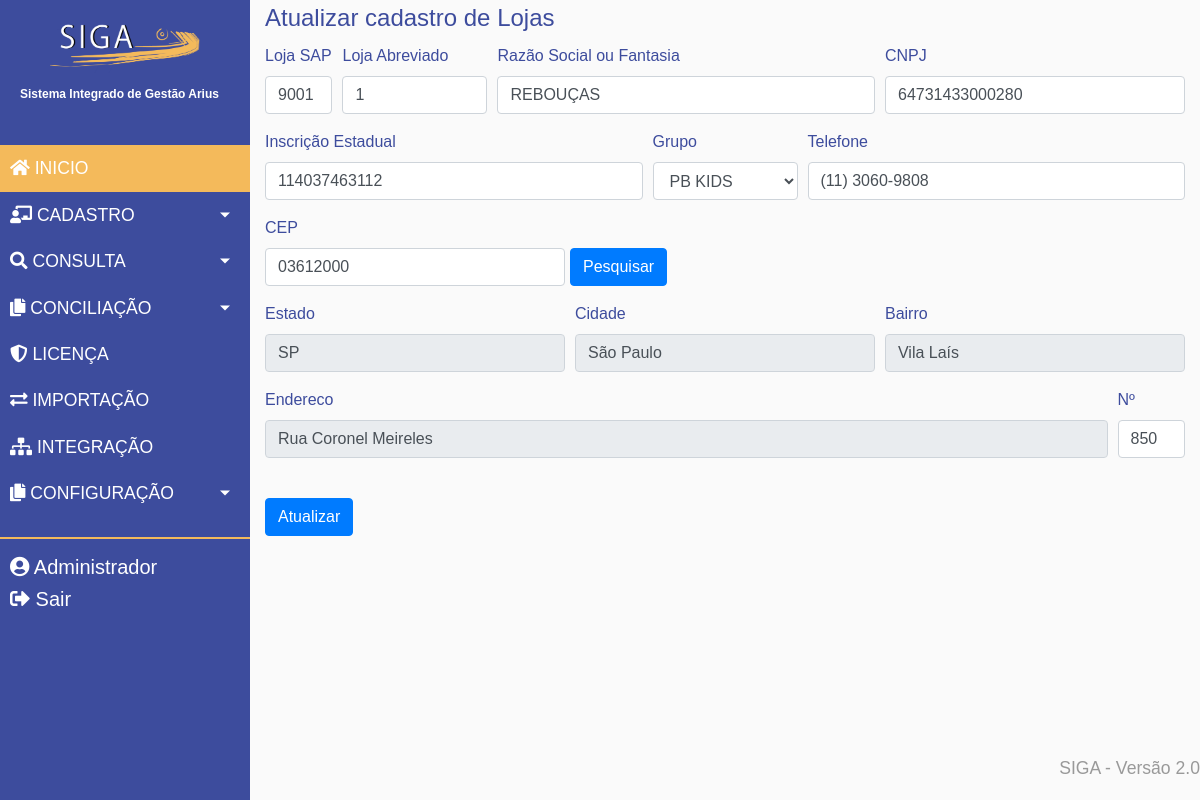
The app's page /editarcliente.php?codigo=1 (signed in) with its own data.
### tables this page shows
CREATE TABLE IF NOT EXISTS `clientes` (
  `codigo` int(6) NOT NULL AUTO_INCREMENT,
  `lojasap` int(6) NOT NULL,
  `lojapdv` int(6) DEFAULT NULL,
  `cnpj` varchar(30) DEFAULT NULL,
  `fantasia` varchar(100) DEFAULT NULL,
  `contato` varchar(30) DEFAULT NULL,
  `inscricao` varchar(25) DEFAULT NULL,
  `grupo` varchar(20) DEFAULT NULL,
  `estado` varchar(25) DEFAULT NULL,
  `cidade` varchar(25) DEFAULT NULL,
  `cep` varchar(12) DEFAULT NULL,
  `endereco` varchar(500) DEFAULT NULL,
  `bairro` varchar(30) DEFAULT NULL,
  `numero` varchar(6) DEFAULT '0',
  `datadecriacao` date DEFAULT NULL,
  PRIMARY KEY (`codigo`),
  UNIQUE KEY `loja` (`lojasap`),
  UNIQUE KEY `cnpj` (`cnpj`)
);

### editarcliente.php (the view, shortened to what this page needs)
<?php
include("menu.php");
$codigo = isset($_GET['codigo']) ? (int) $_GET['codigo'] : null;
$PDO = conexao();
$sql = "SELECT lojasap, lojapdv, cnpj, fantasia, contato, inscricao, grupo, estado, cidade, cep, bairro, endereco, numero FROM clientes WHERE codigo = :codigo";
$stmt = $PDO->prepare($sql);
$stmt->bindParam(':codigo', $codigo, PDO::PARAM_INT);
$stmt->execute();
$cliente = $stmt->fetch(PDO::FETCH_ASSOC);
?>
<!DOCTYPE html>
<html lang="pt-br">
  <head>
    <link rel="stylesheet" href="css/bootstrap/css/bootstrap.min.css">
    <link rel="stylesheet" href="css/fontawesome/css/fontawesome.min.css">
    <link href="css/fontawesome/css/fontawesome.css" rel="stylesheet">
    <link href="css/fontawesome/css/brands.css" rel="stylesheet">
    <link href="css/fontawesome/css/solid.css" rel="stylesheet">
  <link rel="stylesheet" type="text/css" href="css/menu.css">
   </head>
  <body>
  <div class="container-fluid" >
   <form id="validacao" method="post" action="validaedicaocliente.php">
   <legend> Atualizar cadastro de Lojas</legend>
   <div class="alinhamento">
   <div class="form-row">
 	<div class="form-group col-md-1">
      <label for="lojasap">Loja SAP</label>
      <input type="text" class="form-control" id="lojasap" name="lojasap" value="<?php echo $cliente['lojasap'] ?>" required>
    </div>
	 <div class="form-group col-md-2">
      <label for="lojapdv">Loja Abreviado</label>
      <input type="text" class="form-control" id="lojapdv" name="lojapdv" value="<?php echo $cliente['lojapdv'] ?>" required>
    </div>
	<div class="form-group col-md-5">
      <label for="fantasia">Razão Social ou Fantasia</label>
      <input type="text" class="form-control" id="fantasia" name="fantasia" value="<?php echo $cliente['fantasia'] ?>" required>
    </div>
	<div class="form-group col-md-4">
      <label for="cnpj">CNPJ</label>
      <input type="text" class="form-control" id="cnpj" name="cnpj" value="<?php echo $cliente['cnpj'] ?>" required>
    </div>
	<div class="form-group col-md">
      <label for="inscricao">Inscrição Estadual</label>
      <input type="text" class="form-control" id="inscricao" name="inscricao" value="<?php echo $cliente['inscricao'] ?>" required>
    </div>
	<div class="form-group col-md-2">
      <label for="grupo">Grupo</label>
      <select id="grupo" name="grupo" class="form-control" required>
        <option value="<?php echo $cliente['grupo'] ?>"><?php echo $cliente['grupo'] ?></option>
      </select>
    </div>
	<div class="form-group col-md">
      <label for="contato">Telefone</label>
      <input type="text" class="form-control" id="contato" name="contato" value="<?php echo $cliente['contato'] ?>" required>
      </div>
  </div>
  	<div class="form-row">
   <div class="form-group col-md-4">
   <label for="cep">CEP</label>
   <input id="cep" name="cep" value="<?php echo $cliente['cep'] ?>" class="form-control input-md" required="" value="" type="search" maxlength="8" pattern="[0-9]+$">
 </div>
  <div style="margin-top: 2em;" class="form-group">
  <button type="button" class="btn btn-primary" onclick="pesquisacep(cep.value)">Pesquisar</button>
 </div>
 	 </div>
     <div class="form-row">
    <div class="form-group col-md-4" for="prependedtext">
      <label for="estado">Estado</label>
	<input id="estado" name="estado" class="form-control" value="<?php echo $cliente['estado'] ?>" required=""  readonly="readonly" type="text">
    </div>
    <div class="form-group col-md-4" for="prependedtext">
      <label for="cidade">Cidade</label>
       <input id="cidade" name="cidade" class="form-control" value="<?php echo $cliente['cidade'] ?>" required=""  readonly="readonly" type="text">
    </div>
	<div class="form-group col-md-4" for="prependedtext">
      <label for="bairro">Bairro</label>
	   <input id="bairro" name="bairro" class="form-control" value="<?php echo $cliente['bairro'] ?>" required="" readonly="readonly" type="text">
    </div>
	<div class="form-group col-md-11" for="prependedtext">
      <label for="endereco">Endereco</label>
	  <input id="endereco" name="endereco" class="form-control" value="<?php echo $cliente['endereco'] ?>" required="" readonly="readonly" type="text">
    </div>
	<div class="form-group col-md-1" >
      <label for="numero">Nº</label>
	    <input id="numero" name="numero" class="form-control" value="<?php echo $cliente['numero'] ?>" required=""  type="text">
    </div>
  </div>
  <br>
  <div class="form-group">
  <button for="atualizar" type="submit" class="btn btn-primary">Atualizar</button>
  </div>
</form>
</div>
   <div class="footer">
  <p>SIGA - Versão <?php echo versao_sistema; ?> </p>
</div>
</body>
</html>

### css/menu.css (style rules this page uses)
body { font-family: 'Poppins', sans-serif; background: #fafafa; }
p { font-family: 'Poppins', sans-serif; font-size: 1.1em; font-weight: 300; line-height: 1.7em; color: #999; }
legend { color: #3d4c9d; }
label { color: #3d4c9d; }
.footer { position: fixed; left: 0; bottom: 0; width: 100%; color: #A9A9A9; text-align: right; }

### editarcliente.php (style rules this page uses)
.footer { position: fixed; left: 0; bottom: 0; width: 100%; color: #A9A9A9; text-align: right; }

### records on screen
clientes: lojasap "9001", lojapdv "1", fantasia "REBOUÇAS", cnpj "64731433000280", inscricao "114037463112", grupo "PB KIDS", contato "(11) 3060-9808", cep "03612000", estado "SP", cidade "São Paulo", bairro "Vila Laís", endereco "Rua Coronel Meireles", numero "850"

### other values on screen
$nome_logado "Administrador"
versao_sistema "2.0"
